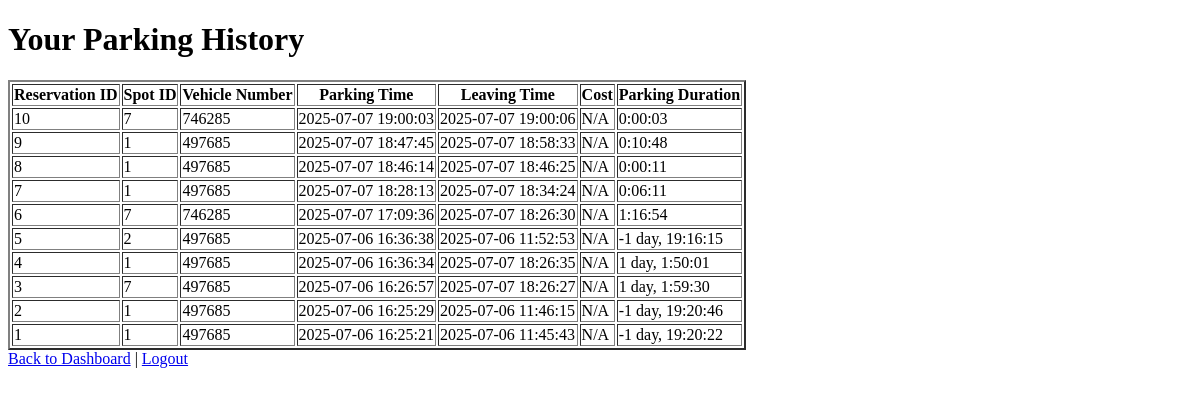
The app's page /user_history (signed in), older data.
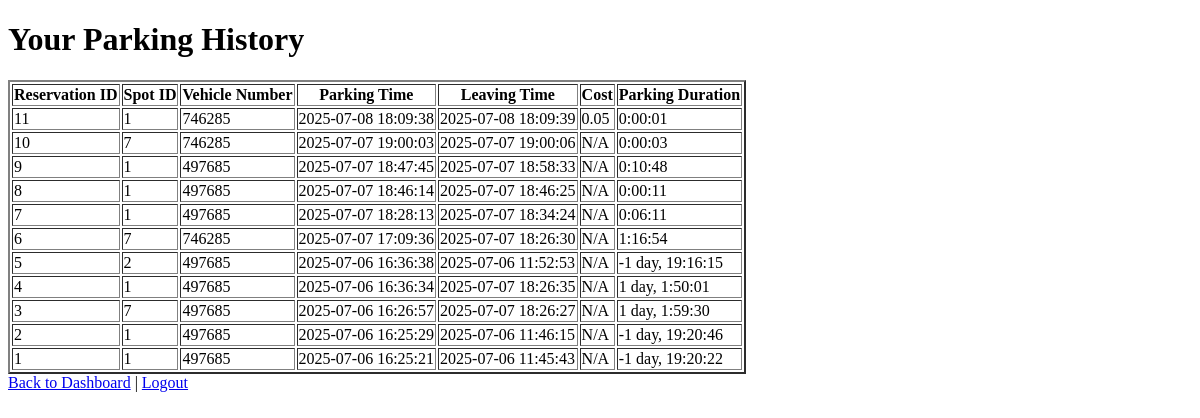
The same page, newer data.
### tables this page shows
CREATE TABLE Reservations(
        Reservation_ID INTEGER PRIMARY KEY,
        Spot_ID INTEGER,
        User_ID INTEGER,
        Vehicle_number TEXT,
        Parking_time TEXT,
        Leaving_time TEXT,
        Parking_cost INTEGER,
        FOREIGN KEY (Spot_ID) REFERENCES Parking_spots(Spot_ID),
        FOREIGN KEY (User_ID) REFERENCES User(User_ID)
    );

### app.py (the view)
@app.route("/user_history")
def user_history():
    if "user_id" not in session:
        return redirect("/Login")
    user_id = session["user_id"]
    connection = sqlite3.connect("database.db")
    cursor = connection.cursor()
    cursor.execute("""SELECT r.Reservation_ID, r.Spot_ID, r.Vehicle_number, r.Parking_time, r.Leaving_time, r.Parking_cost FROM Reservations r JOIN Parking_spots ps ON r.Spot_ID = ps.Spot_ID JOIN Parking_Lots pl ON ps.Lot_ID = pl.Lot_ID WHERE r.User_ID = ? ORDER BY r.Reservation_ID DESC""", (user_id,))
    history = cursor.fetchall()
    connection.close()
    history_with_duration = []
    for res in history:
        parking_time = datetime.strptime(res[3], "%Y-%m-%d %H:%M:%S")
        leaving_time = datetime.strptime(res[4], "%Y-%m-%d %H:%M:%S") if res[4] else None
        duration = str(leaving_time - parking_time) if leaving_time else "Still Parked"
        history_with_duration.append(res + (duration,))
    return render_template("user_history.html", history=history_with_duration)

### templates/user_history.html (shortened to what this page needs)
<!DOCTYPE html>
<html>
<head>
</head>
<body>
    <h1>Your Parking History</h1>
    {% if history and history|length > 0 %}
    <table border="2">
        <tr>
            <th>Reservation ID</th>
            <th>Spot ID</th>
            <th>Vehicle Number</th>
            <th>Parking Time</th>
            <th>Leaving Time</th>
            <th>Cost</th>
            <th>Parking Duration</th>
        </tr>
        {% for R in history %}
        <tr>
            <td>{{ R[0] }}</td>
            <td>{{ R[1] }}</td>
            <td>{{ R[2] }}</td>
            <td>{{ R[3] }}</td>
            <td>{{ R[4] if R[4] else "still parked" }}</td>
            <td>{{ R[5] if R[5] else "N/A" }}</td>
            <td>{{ R[6] }}</td>
        </tr>
        {% endfor %}
    </table>
    {% else %}
    <p>No reservations found.</p>
    {% endif %}
    <a href="/user_dashboard">Back to Dashboard</a> |
    <a href="/Logout">Logout</a>
</body>
</html>

Row changes from the older to the newer data that the page shows:
added Reservations: Reservation_ID "11", Spot_ID "1", Vehicle_number "746285", Parking_time "2025-07-08 18:09:38", Leaving_time "2025-07-08 18:09:39", Parking_cost "0.05", R "0:00:01"
